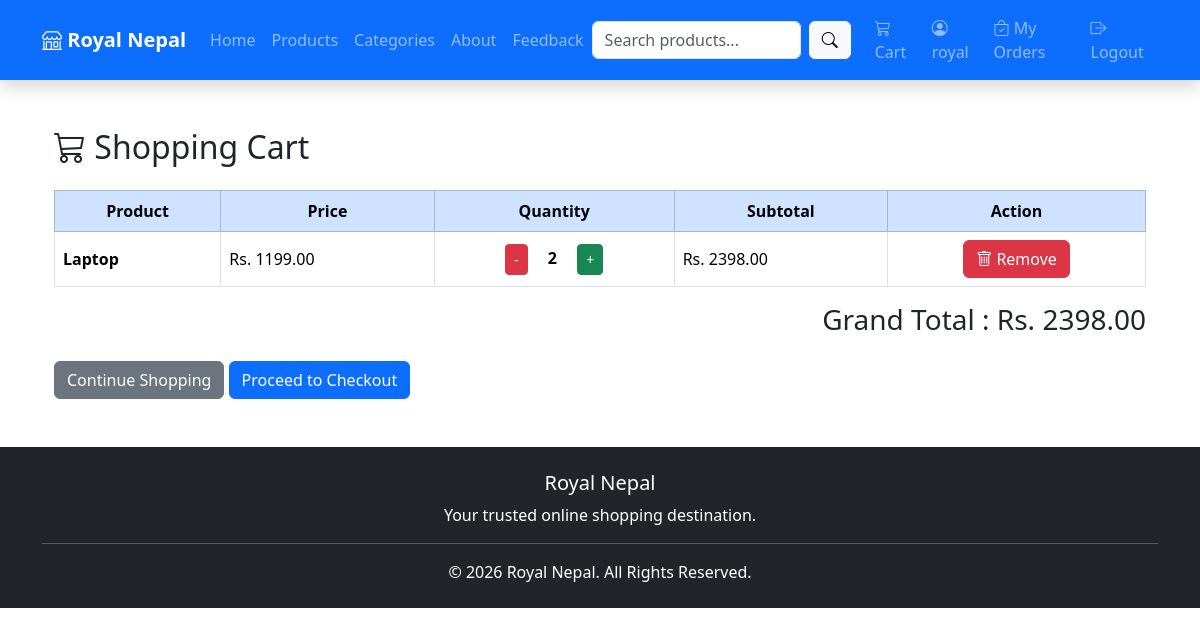
Page /cart/ (signed in) on the earlier database version.
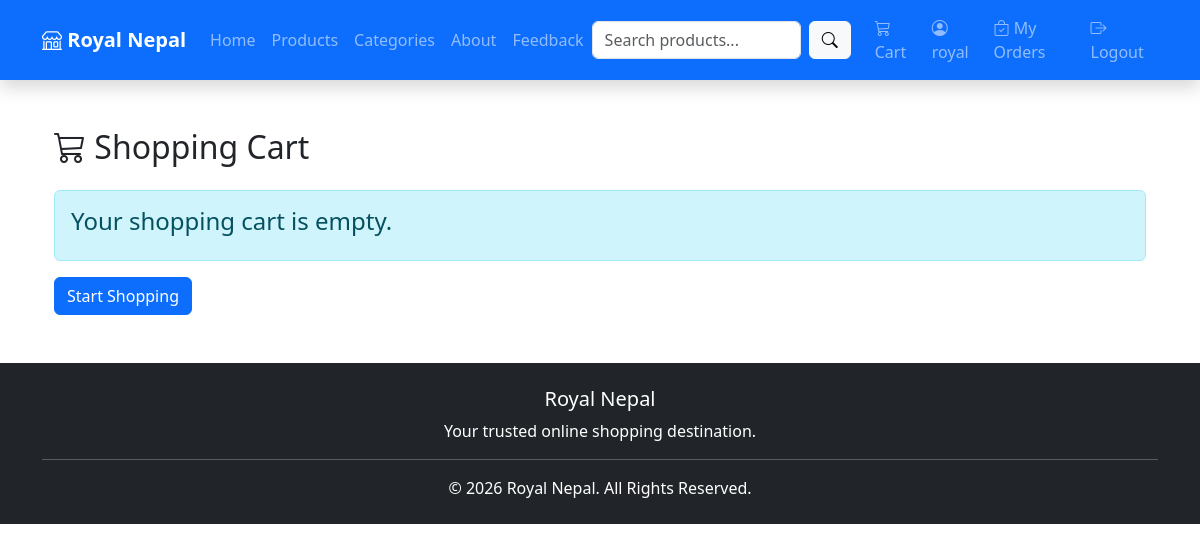
Same page on the later database version.
### cart/models.py (models this page shows, shortened)
class CartItem(models.Model):
    cart = models.ForeignKey(
        Cart,
        on_delete=models.CASCADE
    )
    product = models.ForeignKey(
        Product,
        on_delete=models.CASCADE
    )
    quantity = models.PositiveIntegerField(default=1)
    def subtotal(self):
        return self.product.price * self.quantity

### products/models.py (models this page shows, shortened)
class Product(models.Model):
    category = models.ForeignKey(
        Category,
        on_delete=models.CASCADE
    )
    name = models.CharField(max_length=200)
    description = models.TextField()
    price = models.DecimalField(
        max_digits=10,
        decimal_places=2
    )
    stock = models.PositiveIntegerField(default=0)
    image = models.ImageField(
        upload_to="products/",
        blank=True,
        null=True
    )
    created_at = models.DateTimeField(
        auto_now_add=True
    )

### cart/views.py (the view)
# urls.py: path("", views.cart, name="cart"),
@login_required
def cart(request):
    cart, created = Cart.objects.get_or_create(user=request.user)
    items = CartItem.objects.filter(cart=cart)
    total = 0
    for item in items:
        total += item.subtotal()
    context = {
        "items": items,
        "total": total,
    }
    return render(request, "cart/cart.html", context)

### templates/cart/cart.html
{% extends 'base.html' %}
{% block content %}
<div class="container mt-5">
    <h2 class="mb-4">
        <i class="bi bi-cart3"></i> Shopping Cart
    </h2>
    {% if items %}
    <table class="table table-bordered table-hover align-middle">
        <thead class="table-primary text-center">
            <tr>
                <th>Product</th>
                <th>Price</th>
                <th>Quantity</th>
                <th>Subtotal</th>
                <th>Action</th>
            </tr>
        </thead>
        <tbody>
            {% for item in items %}
            <tr>
                <td>
                    <strong>{{ item.product.name }}</strong>
                </td>
                <td>
                    Rs. {{ item.product.price }}
                </td>
                <td class="text-center">
                    <a href="{% url 'decrease_quantity' item.id %}" class="btn btn-danger btn-sm">
                        -
                    </a>
                    <span class="mx-3 fw-bold">
                        {{ item.quantity }}
                    </span>
                    <a href="{% url 'increase_quantity' item.id %}" class="btn btn-success btn-sm">
                        +
                    </a>
                </td>
                <td>
                    Rs. {{ item.subtotal }}
                </td>
                <td class="text-center">
                    <a href="{% url 'remove_item' item.id %}" class="btn btn-danger">
                        <i class="bi bi-trash"></i> Remove
                    </a>
                </td>
            </tr>
            {% endfor %}
        </tbody>
    </table>
    <div class="text-end">
        <h3>
            Grand Total : Rs. {{ total }}
        </h3>
    </div>
    <div class="mt-4">
        <a href="/products/" class="btn btn-secondary">
            Continue Shopping
        </a>
        <a href="{% url 'checkout' %}" class="btn btn-primary">
    Proceed to Checkout
</a>
    </div>
    {% else %}
    <div class="alert alert-info">
        <h4>Your shopping cart is empty.</h4>
    </div>
    <a href="/products/" class="btn btn-primary">
        Start Shopping
    </a>
    {% endif %}
</div>
{% endblock %}

Differences in the rows shown:
removed CartItem: product.name "Laptop", product.price "1199.00", quantity "2", subtotal "2398.00"
Other differences:
{{ total }}: "2398.00" → (not shown)
text no longer shown: "Product Price Quantity Subtotal Action Grand Total : Rs. Continue Shopping Proceed to Checkout"
text now shown: "Your shopping cart is empty. Start Shopping"
